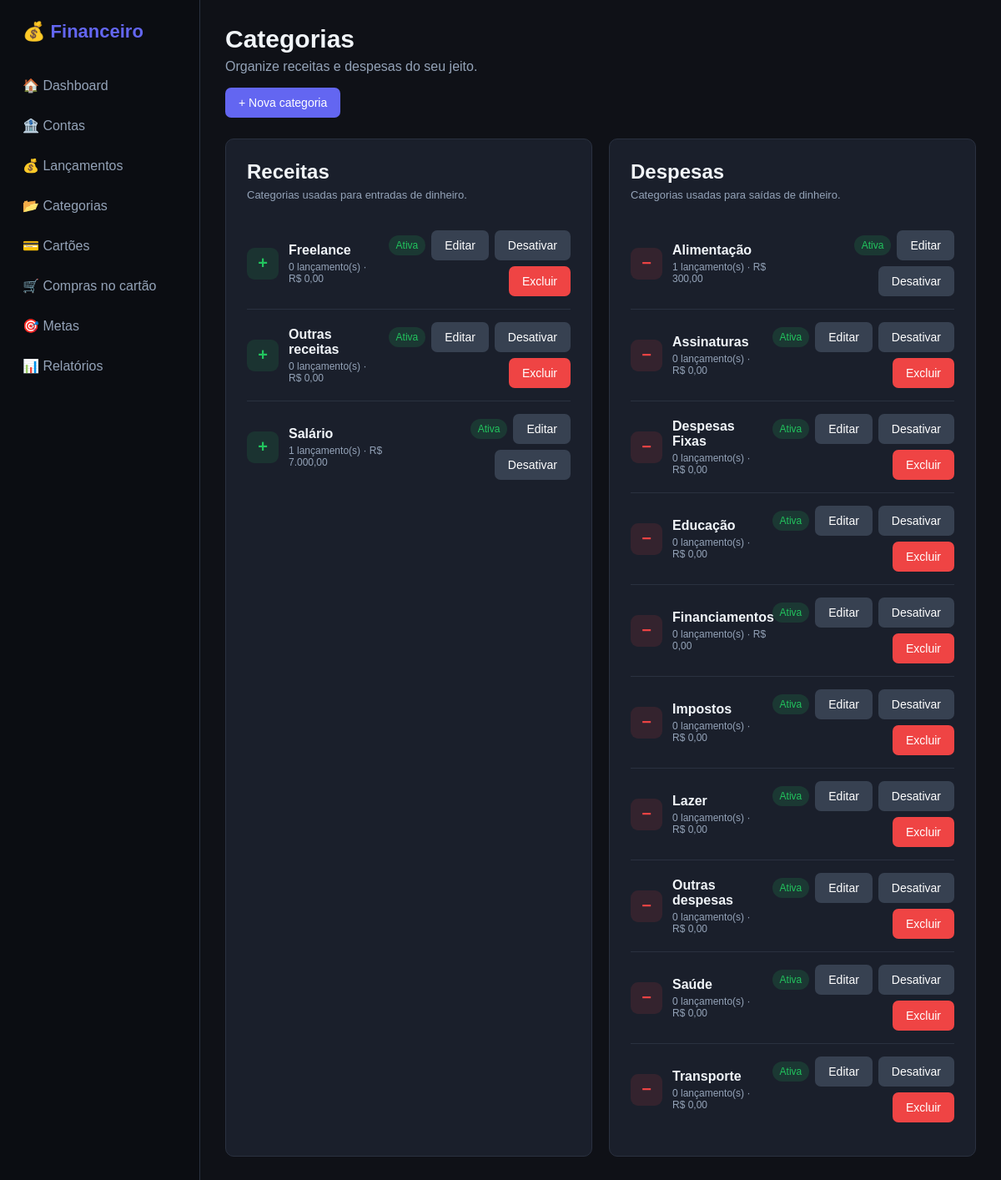
Before: /categorias/ with the older database file.
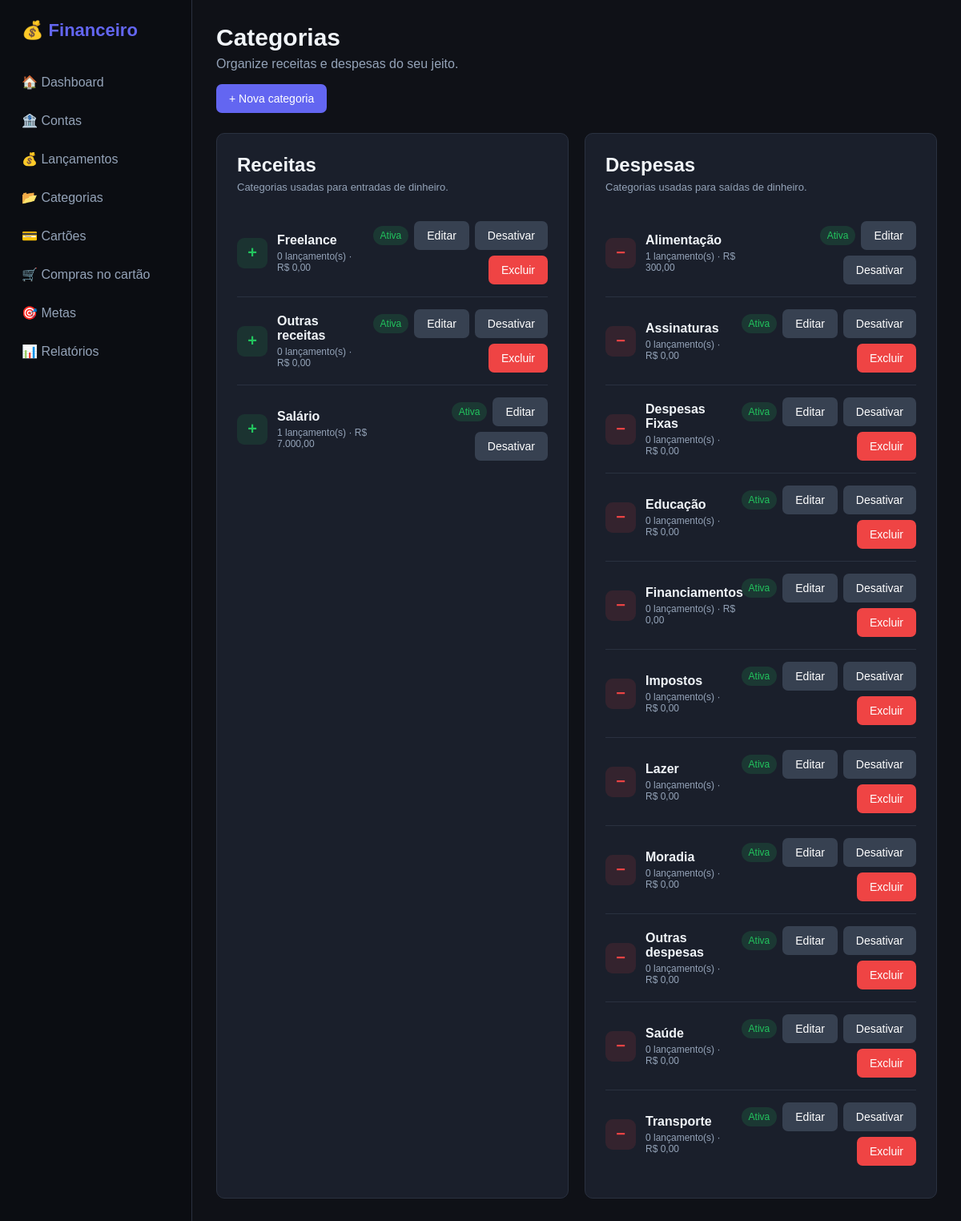
After: the same page with the newer database file.
### models/categoria.py (models this page shows, shortened)
class Categoria(db.Model):
    __tablename__ = "categorias"
    id = db.Column(
        db.Integer,
        primary_key=True
    )
    nome = db.Column(
        db.String(100),
        nullable=False
    )
    tipo = db.Column(
        db.String(20),
        nullable=False
    )
    ativa = db.Column(
        db.Boolean,
        default=True
    )
    lancamentos = db.relationship(
        "Lancamento",
        back_populates="categoria",
        lazy=True
    )
    def total_movimentado(self):
        return sum(
            float(lancamento.valor or 0)
            for lancamento in self.lancamentos
        )
    def quantidade_lancamentos(self):
        return len(self.lancamentos)

### models/lancamento.py (models this page shows, shortened)
class Lancamento(db.Model):
    __tablename__ = "lancamentos"
    id = db.Column(
        db.Integer,
        primary_key=True
    )
    descricao = db.Column(
        db.String(200),
        nullable=False
    )
    valor = db.Column(
        db.Numeric(12, 2),
        nullable=False
    )
    tipo = db.Column(
        db.String(20),
        nullable=False
    )
    data = db.Column(
        db.Date,
        nullable=False
    )
    status = db.Column(
        db.String(20),
        nullable=False,
        default="pendente"
    )
    observacao = db.Column(
        db.Text,
        nullable=True
    )
    conta_id = db.Column(
        db.Integer,
        db.ForeignKey("contas.id"),
        nullable=False
    )
    categoria_id = db.Column(
        db.Integer,
        db.ForeignKey("categorias.id"),
        nullable=False
    )
    criado_em = db.Column(
        db.DateTime,
        default=datetime.utcnow
    )
    conta = db.relationship(
        "Conta",
        back_populates="lancamentos"
    )
    categoria = db.relationship(
        "Categoria",
        back_populates="lancamentos"
    )

### routes/categorias.py (the view)
@categorias_bp.route("/")
def listar():
    categorias = Categoria.query.order_by(
        Categoria.tipo,
        Categoria.nome
    ).all()
    return render_template(
        "categorias.html",
        categorias=categorias
    )

### app.py (called while the page is built)
def formatar_moeda(valor):
    try:
        valor = float(valor or 0)
    except (TypeError, ValueError):
        valor = 0.0
    negativo = valor < 0
    valor = abs(valor)
    texto = f"{valor:,.2f}"
    texto = texto.replace(",", "X").replace(".", ",").replace("X", ".")
    if negativo:
        texto = "-" + texto
    return texto

### templates/categorias.html (shortened to what the changed rows need)
{% extends "base.html" %}
{% block content %}
<div class="page-header">
    <div>
        <h1>Categorias</h1>
    </div>
</div>
<div class="category-groups">
    <div class="panel">
        <div class="panel-header">
            <div>
                <h2>Receitas</h2>
            </div>
        </div>
        <div class="category-list">
            {% for categoria in categorias if categoria.tipo == "receita" %}
            <div class="category-item">
                <div class="category-main">
                    <div class="category-icon category-icon-receita">
                        +
                    </div>
                    <div>
                        <strong>
                            {{ categoria.nome }}
                        </strong>
                        <span>
                            {{ categoria.quantidade_lancamentos() }}
                            lançamento(s)
                            ·
                            R$ {{ categoria.total_movimentado()|moeda }}
                        </span>
                    </div>
                </div>
                <div class="category-actions">
                    {% if categoria.ativa %}
                        <span class="badge badge-success">
                            Ativa
                        </span>
                    {% else %}
                        <span class="badge badge-danger">
                            Inativa
                        </span>
                    {% endif %}
                    <a
                        href="{{ url_for('categorias.editar', id=categoria.id) }}"
                        class="btn btn-secondary"
                    >
                        Editar
                    </a>
                    <form
                        method="POST"
                        action="{{ url_for('categorias.alternar', id=categoria.id) }}"
                    >
                        <button
                            type="submit"
                            class="btn btn-secondary"
                        >
                            {% if categoria.ativa %}
                                Desativar
                            {% else %}
                                Ativar
                            {% endif %}
                        </button>
                    </form>
                    {% if not categoria.lancamentos %}
                    <form
                        method="POST"
                        action="{{ url_for('categorias.excluir', id=categoria.id) }}"
                        onsubmit="return confirm('Deseja realmente excluir esta categoria?');"
                    >
                        <button
                            type="submit"
                            class="btn btn-danger"
                        >
                            Excluir
                        </button>
                    </form>
                    {% endif %}
                </div>
            </div>
            {% else %}
            <div class="empty-state">
                Nenhuma categoria de receita cadastrada.
            </div>
            {% endfor %}
        </div>
    </div>
    <div class="panel">
        <div class="panel-header">
            <div>
                <h2>Despesas</h2>
            </div>
        </div>
        <div class="category-list">
            {% for categoria in categorias if categoria.tipo == "despesa" %}
            <div class="category-item">
                <div class="category-main">
                    <div class="category-icon category-icon-despesa">
                        −
                    </div>
                    <div>
                        <strong>
                            {{ categoria.nome }}
                        </strong>
                        <span>
                            {{ categoria.quantidade_lancamentos() }}
                            lançamento(s)
                            ·
                            R$ {{ categoria.total_movimentado()|moeda }}
                        </span>
                    </div>
                </div>
                <div class="category-actions">
                    {% if categoria.ativa %}
                        <span class="badge badge-success">
                            Ativa
                        </span>
                    {% else %}
                        <span class="badge badge-danger">
                            Inativa
                        </span>
                    {% endif %}
                    <a
                        href="{{ url_for('categorias.editar', id=categoria.id) }}"
                        class="btn btn-secondary"
                    >
                        Editar
                    </a>
                    <form
                        method="POST"
                        action="{{ url_for('categorias.alternar', id=categoria.id) }}"
                    >
                        <button
                            type="submit"
                            class="btn btn-secondary"
                        >
                            {% if categoria.ativa %}
                                Desativar
                            {% else %}
                                Ativar
                            {% endif %}
                        </button>
                    </form>
                    {% if not categoria.lancamentos %}
                    <form
                        method="POST"
                        action="{{ url_for('categorias.excluir', id=categoria.id) }}"
                        onsubmit="return confirm('Deseja realmente excluir esta categoria?');"
                    >
                        <button
                            type="submit"
                            class="btn btn-danger"
                        >
                            Excluir
                        </button>
                    </form>
                    {% endif %}
                </div>
            </div>
            {% else %}
            <div class="empty-state">
                Nenhuma categoria de despesa cadastrada.
            </div>
            {% endfor %}
        </div>
    </div>
</div>
{% endblock %}

Changed rows visible on the page:
added Categoria: nome "Moradia", quantidade_lancamentos "0", total_movimentado|moeda "0,00", ativa "Ativa", shown under "Despesas"
